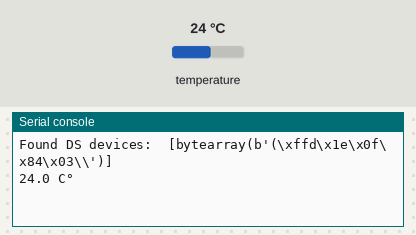
The program below on a simulated Raspberry Pi Pico running MicroPython. On the bench: the last lines printed to the serial console. The inputs (shaded band) are chosen by the test bench; at power-on: temperature 24 °C.

Above: at 1.2 s.
1.3 s: temperature set to 12 °C
At 7.2 s:
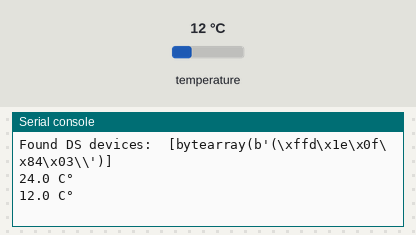
7.7 s: temperature set to 19 °C
At 13.7 s:
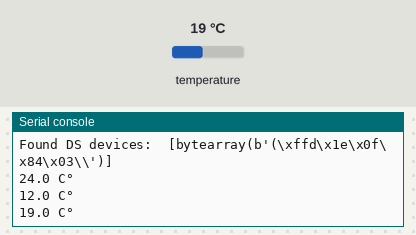
Timing chart, 0 to 15.2 s (numbered marks = the images above; inputs shaded):
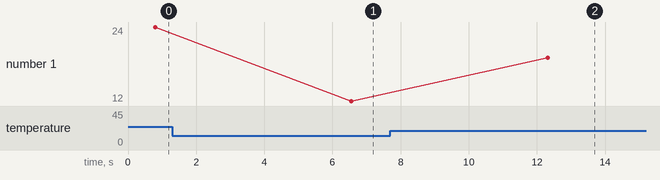

Measured:
- after the input at 1.3 s, the serial console: prints a new line after 5.3 s (image 1)
- after the input at 7.7 s, the serial console: prints a new line after 4.6 s (image 2)
- plotted number 1: 24 → 12 after the input at 1.3 s, 12 → 19 after the input at 7.7 s

The program:

teste_temp.py
```python
import machine, onewire, ds18x20, time

ds_pin = machine.Pin(2)
ds_sensor = ds18x20.DS18X20(onewire.OneWire(ds_pin))

roms = ds_sensor.scan()
print('Found DS devices: ', roms)

while True:
  ds_sensor.convert_temp()
  time.sleep_ms(750)
  for rom in roms:
    #print(rom)
    print(str(ds_sensor.read_temp(rom))+" C°")

  time.sleep(5)
```
